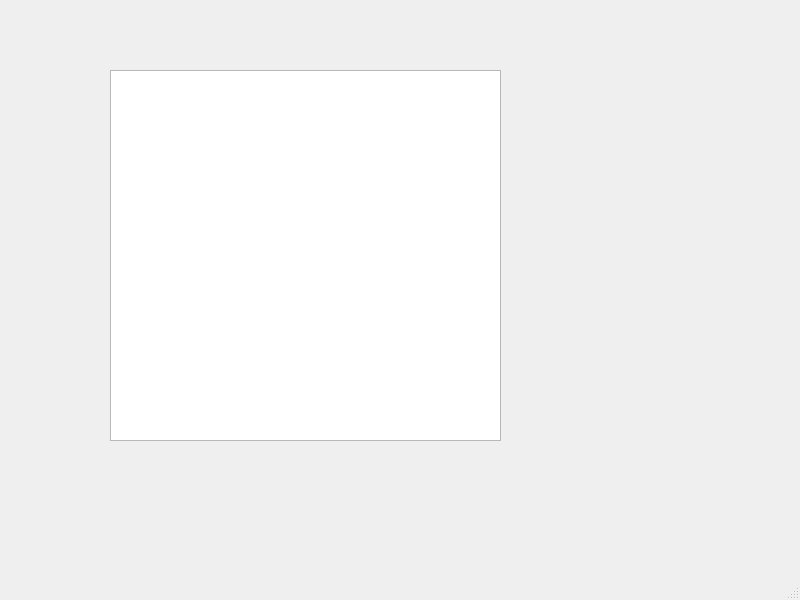
<?xml version="1.0" encoding="UTF-8"?>
<ui version="4.0">
 <class>MainWindow</class>
 <widget class="QMainWindow" name="MainWindow">
  <property name="geometry">
   <rect>
    <x>0</x>
    <y>0</y>
    <width>800</width>
    <height>600</height>
   </rect>
  </property>
  <property name="windowTitle">
   <string>MainWindow</string>
  </property>
  <widget class="QWidget" name="centralwidget">
   <widget class="QTableView" name="NewSharedTable">
    <property name="geometry">
     <rect>
      <x>110</x>
      <y>70</y>
      <width>391</width>
      <height>371</height>
     </rect>
    </property>
   </widget>
  </widget>
  <widget class="QMenuBar" name="menubar">
   <property name="geometry">
    <rect>
     <x>0</x>
     <y>0</y>
     <width>800</width>
     <height>26</height>
    </rect>
   </property>
  </widget>
  <widget class="QStatusBar" name="statusbar"/>
 </widget>
 <resources/>
 <connections/>
</ui>
